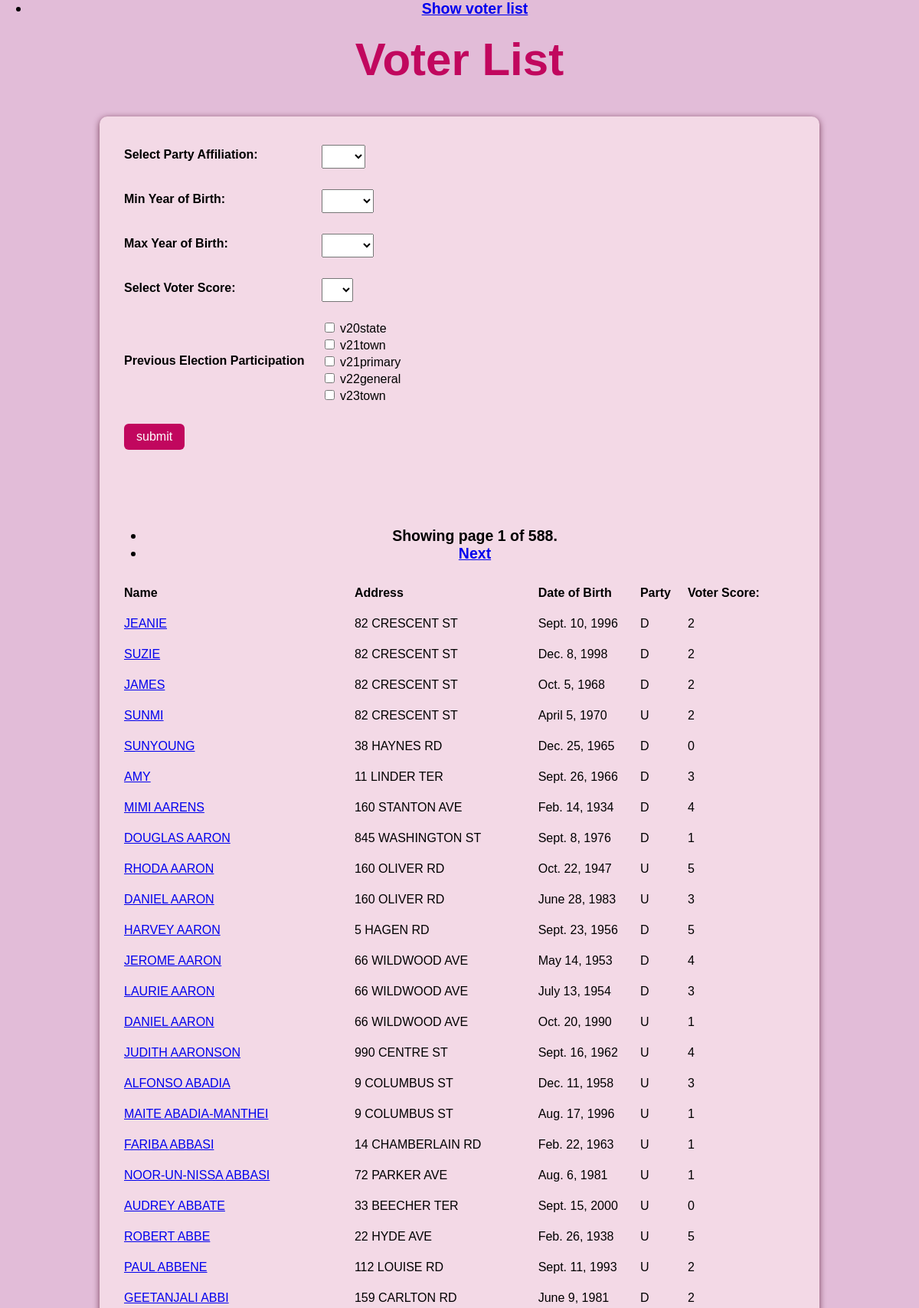
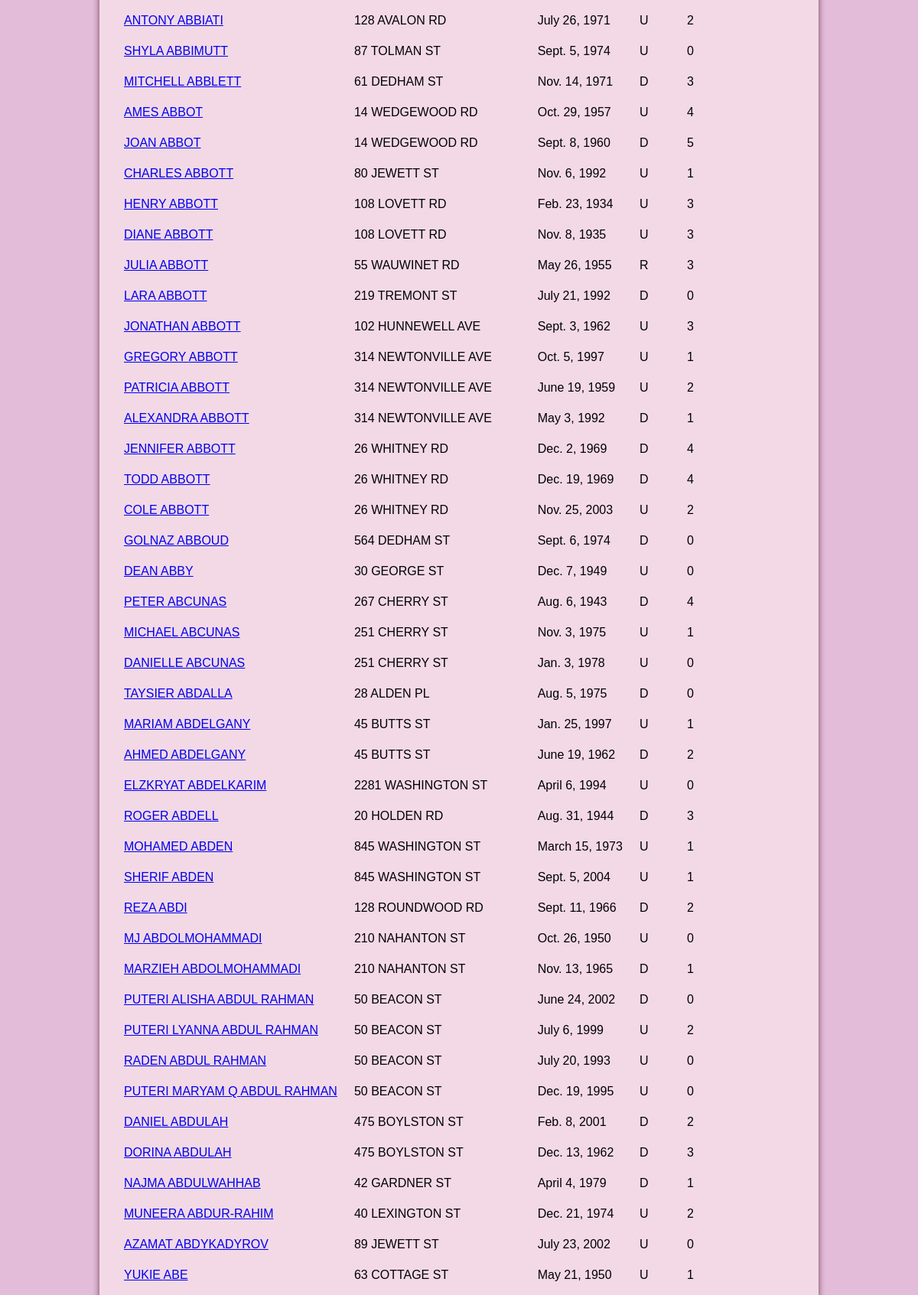
Screenshot of /voter_analytics/ (upper part) with the database file from the repository (2 pictures, top to bottom).
### voter_analytics/models.py (models this page shows, shortened)
class Voter(models.Model):
    first_name = models.TextField()
    last_name = models.TextField()
    street_number = models.TextField()
    street_name = models.TextField()
    apartment_number = models.TextField(blank=True, null=True)
    zip_code = models.CharField(max_length=10)
    date_of_birth = models.DateField()
    date_of_registration = models.DateField()
    party_affiliation = models.CharField(max_length=2)
    precinct_number = models.CharField(max_length=10)
    v20state = models.BooleanField()
    v21town = models.BooleanField()
    v21primary = models.BooleanField()
    v22general = models.BooleanField()
    v23town = models.BooleanField()
    voter_score = models.IntegerField()

### voter_analytics/views.py (the view)
# urls.py: path('', VoterListView.as_view(), name='voters'), #initial form and all voters
class VoterListView(ListView):
    template_name = 'voter_analytics/all_voters.html'
    model = Voter
    context_object_name = 'voters'
    paginate_by = 100
    def get_context_data(self, **kwargs):
        context = super().get_context_data(**kwargs)
        context['years'] = list(range(1900, 2005))
        context['parties'] = [
            'U', 'D', 'R', 'A', 'AA', 'CC', 'E', 'EE', 'FF', 'G', 'GG', 'H',
            'HH', 'J', 'K', 'L', 'O', 'P', 'Q', 'S', 'T', 'V', 'W', 'X', 'Y', 'Z'
        ]
        return context
    def get_queryset(self):
        filtered_voters = super().get_queryset().order_by('last_name')
        selected_score = self.request.GET.get('voter_score')
        if selected_score:
            filtered_voters = filtered_voters.filter(voter_score=selected_score)
        maximum_birth_year = self.request.GET.get('max_birth_year')
        if maximum_birth_year:
            filtered_voters = filtered_voters.filter(date_of_birth__year__lte=maximum_birth_year)
        minimum_birth_year = self.request.GET.get('min_birth_year')
        if minimum_birth_year:
            filtered_voters = filtered_voters.filter(date_of_birth__year__gte=minimum_birth_year)
        selected_party = self.request.GET.get('party')
        if selected_party:
            filtered_voters = filtered_voters.filter(party_affiliation=selected_party.ljust(2))
        for election_field in ['v20state', 'v21town', 'v21primary', 'v22general', 'v23town']:
            if self.request.GET.get(election_field) == 'on':
                filtered_voters = filtered_voters.filter(**{election_field: True})
        return filtered_voters

### voter_analytics/templates/voter_analytics/all_voters.html (shortened to what this page needs)
{% extends 'voter_analytics/base.html' %}
{% block content %}
<h1>Voter List</h1>
<div class="container">
  <table>
    <form method="get">
      <tr>
        <th>Select Party Affiliation:</th>
        <td>
          <select name="party">
            <option value=""></option>
            {% for party in parties %}
              <option value="{{ party }}">{{ party }}</option>
            {% endfor %}
          </select>
        </td>
      </tr>
      <tr>
        <th>Min Year of Birth:</th>
        <td>
          <select name="min_birth_year">
            <option value=""></option>
            {% for year in years %}
              <option value="{{ year }}">{{ year }}</option>
            {% endfor %}
          </select>
        </td>
      </tr>
      <tr>
        <th>Max Year of Birth:</th>
        <td>
          <select name="max_birth_year">
            <option value=""></option>
            {% for year in years %}
              <option value="{{ year }}">{{ year }}</option>
            {% endfor %}
          </select>
        </td>
      </tr>
      <tr>
        <th>Select Voter Score:</th>
        <td>
          <select name="voter_score">
            <option value=""></option>
            <option value="0">0</option>
          </select>
        </td>
      </tr>
      <tr>
        <th>Previous Election Participation</th>
        <td>
          <input type="checkbox" name="v20state" value="1"> v20state<br>
          <input type="checkbox" name="v21town" value="1"> v21town<br>
          <input type="checkbox" name="v21primary" value="1"> v21primary<br>
          <input type="checkbox" name="v22general" value="1"> v22general<br>
          <input type="checkbox" name="v23town" value="1"> v23town<br>
        </td>
      </tr>
      <tr>
        <td><input type="submit" value="submit"></td>
      </tr>
    </form>
  </table>
  <div>
    {% if is_paginated %}
    <ul>
      <br>
      <br>
      <br>
      <li><span>Showing page {{ page_obj.number }} of {{ page_obj.paginator.num_pages }}.</span></li>
      {% if page_obj.has_next %}
      <li>
        <span><a href="?page={{ page_obj.next_page_number }}">Next</a></span>
      </li>
      {% endif %}
    </ul>
    {% endif %}
  </div>
  <div>
    <table>
      <tr>
        <th>Name</th>
        <th>Address</th>
        <th>Date of Birth</th>
        <th>Party</th>
        <th>Voter Score:</th>
      </tr>
      {% for voter in voters %}
      <tr>
        <td>
          <a href="{% url 'voter' voter.pk %}">{{ voter.first_name }} {{ voter.last_name }}</a>
        </td>
        <td>{{ voter.street_number }} {{ voter.street_name }}</td>
        <td>{{ voter.date_of_birth }}</td>
        <td>{{ voter.party_affiliation }}</td>
        <td>{{ voter.voter_score }}</td>
      </tr>
      {% endfor %}
    </table>
  </div>
</div>
{% endblock %}

### voter_analytics/templates/voter_analytics/base.html (style rules this page uses)
body { background: #e2bcd8; font-family: Arial; font-size: 19.5px; font-weight: bold; text-align: center; margin: 0; }
h1 { color: #c1075e; font-size: 60px; margin-top: 20px; }
.container { max-width: 900px; margin: 20px auto; padding: 20px; background: #f3d9e6; border-radius: 10px; box-shadow: 0 2px 8px #753c56; }
th, td { padding: 10px; text-align: left; border: none; }
select, input[type="checkbox"], input[type="submit"] { font-family: inherit; font-size: 16px; padding: 5px; margin-top: 5px; }
input[type="submit"] { background-color: #c1075e; color: white; border: none; border-radius: 6px; padding: 8px 16px; cursor: pointer; }

### rows the page displays
Voter: first_name "ALFONSO", last_name "ABADIA", street_number "9", street_name "COLUMBUS ST", date_of_birth "Dec. 11, 1958", party_affiliation "U", voter_score "3"
Voter: first_name "MAITE", last_name "ABADIA-MANTHEI", street_number "9", street_name "COLUMBUS ST", date_of_birth "Aug. 17, 1996", party_affiliation "U", voter_score "1"
Voter: first_name "MARIAM", last_name "ABDELGANY", street_number "45", street_name "BUTTS ST", date_of_birth "Jan. 25, 1997", party_affiliation "U", voter_score "1"
Voter: first_name "AHMED", last_name "ABDELGANY", street_number "45", street_name "BUTTS ST", date_of_birth "June 19, 1962", party_affiliation "D", voter_score "2"
Voter: first_name "REZA", last_name "ABDI", street_number "128", street_name "ROUNDWOOD RD", date_of_birth "Sept. 11, 1966", party_affiliation "D", voter_score "2"
Voter: first_name "YUKIE", last_name "ABE", street_number "63", street_name "COTTAGE ST", date_of_birth "May 21, 1950", party_affiliation "U", voter_score "1"

### other values shown
{{ page_obj.number }} "1"
{{ page_obj.paginator.num_pages }} "588"
